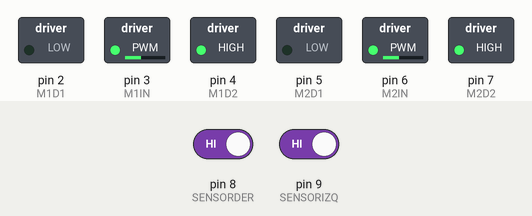
Bench run of a sketch on a simulated Arduino Uno, built with avr-gcc and run on an emulated ATmega328P. Parts: switched loads named in the sketch (green lamp = pin HIGH). Inputs (shaded band) come from the test bench; at power-on: pin 8 (SENSORDER) HIGH, pin 9 (SENSORIZQ) HIGH.

Above: at 1.2 s.
1.3 s: pin 8 (SENSORDER) driven LOW
At 2.1 s:
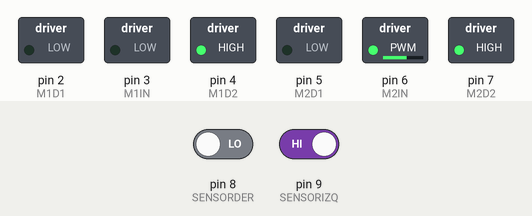
2.8 s: pin 8 (SENSORDER) driven HIGH
At 3.2 s:
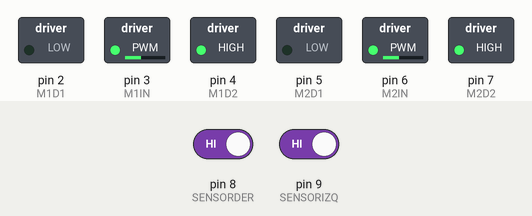
4.3 s: pin 9 (SENSORIZQ) driven LOW
At 5.5 s:
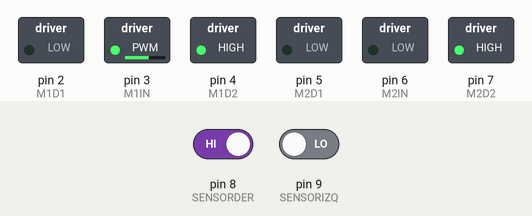
5.8 s: pin 9 (SENSORIZQ) driven HIGH
At 6.7 s:
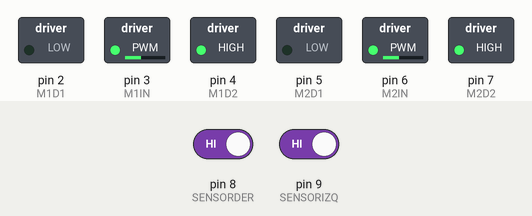
Timing chart, 0 to 8.3 s (numbered marks = the images above; inputs shaded):
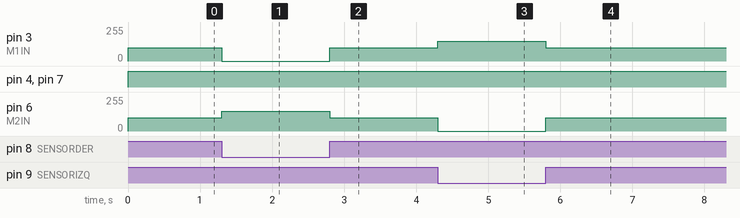

The sketch:

SIGUE_LINEAS.ino
```cpp
//CÓDIGO DE ROBOT SIGUE LINEA CON ARDUINO HECHO POR EL CANAL ROBÓTICA AG EN YOUTUBE

int M1D1=2; //pin digital 1 para el motor 1 establecido en el pin 2 de arduino
int M1D2=4; //pin digital 2 para el motor 1 establecido en el pin 4 de arduino
int M1IN=3; //pin analogico para el motor 1 establecido en el pin 3 de arduino

int M2D1=5; //pin digital 1 para el motor 2 establecido en el pin 5 de arduino
int M2D2=7; //pin digital 2 para el motor 2 establecido en el pin 7 de arduino
int M2IN=6; //pin analogico para el motor 2 establecido en el pin 6 de arduino

int SENSORDER=8; //sensor puesto para el lado derecho del robot establecido en el pin 8 de arduino
int SENSORIZQ=9; //sensor puesto para el lado izquierdo del robot establecido en el pin 9 de arduino

int VELRAPIDA=150; //numero de tiempo en milisegundos para velocidad rapida
int VELMEDIA=100; //numero de tiempo en milisegundos para velocidad media
int VELLENTA=0; //numero de tiempo en milisegundos para velocidad lenta

void GIRARDERECHA() { //función hecha para girar a la derecha

  digitalWrite(M1D1, LOW);
  digitalWrite(M1D2, HIGH);
  digitalWrite(M2D1, LOW);
  digitalWrite(M2D2, HIGH);
  analogWrite(M1IN, VELLENTA);
  analogWrite(M2IN, VELRAPIDA);
}

void GIRARIZQUIERDA() { //función hecha para girar a la izquierda

  digitalWrite(M1D1, LOW);
  digitalWrite(M1D2, HIGH);
  digitalWrite(M2D1, LOW);
  digitalWrite(M2D2, HIGH);
  analogWrite(M1IN, VELRAPIDA);
  analogWrite(M2IN, VELLENTA);
}

void IRDERECHO() { //función hecha para ir derecho

  digitalWrite(M1D1, LOW);
  digitalWrite(M1D2, HIGH);
  digitalWrite(M2D1, LOW);
  digitalWrite(M2D2, HIGH);
  analogWrite(M1IN, VELMEDIA);
  analogWrite(M2IN, VELMEDIA);
}

void setup() {

pinMode(M1D1, OUTPUT); //declaramos como salida
pinMode(M1D2, OUTPUT); //declaramos como salida
pinMode(M1IN, OUTPUT); //declaramos como salida
pinMode(M2D1, OUTPUT); //declaramos como salida
pinMode(M2D2, OUTPUT); //declaramos como salida
pinMode(M2IN, OUTPUT); //declaramos como salida
pinMode(SENSORDER, INPUT); //declaramos como entrada
pinMode(SENSORIZQ, INPUT); //declaramos como entrada
}

void loop() {

  if ((digitalRead(SENSORDER)==LOW)&&(digitalRead(SENSORIZQ)==LOW)) {
    IRDERECHO(); //si ambos sensores detectan algo va a ir derecho
  }

  if ((digitalRead(SENSORDER)==HIGH)&&(digitalRead(SENSORIZQ)==LOW)) {
    GIRARIZQUIERDA(); //si el sensor izquierdo detecta algo y el sensor derecho nada, va a girar a la izquierda
  }

  if ((digitalRead(SENSORDER)==LOW)&&(digitalRead(SENSORIZQ)==HIGH)) {
    GIRARDERECHA(); //si el sensor derecho detecta algo y el sensor izquierdo nada, va a girar a la derecha
  }

  if ((digitalRead(SENSORDER)==HIGH)&&(digitalRead(SENSORIZQ)==HIGH)) {
    IRDERECHO(); //si ambos sensores no detectan nada va a ir derecho
  }

}
```

Measured:
- after the input at 1.3 s, pin 3 (M1IN): 100/255 → 0/255 at once; pin 6 (M2IN): 100/255 → 150/255 at once
- after the input at 2.8 s, pin 3 (M1IN): 0/255 → 100/255 at once; pin 6 (M2IN): 150/255 → 100/255 at once
- after the input at 4.3 s, pin 3 (M1IN): 100/255 → 150/255 at once; pin 6 (M2IN): 100/255 → 0/255 at once
- after the input at 5.8 s, pin 3 (M1IN): 150/255 → 100/255 at once; pin 6 (M2IN): 0/255 → 100/255 at once
